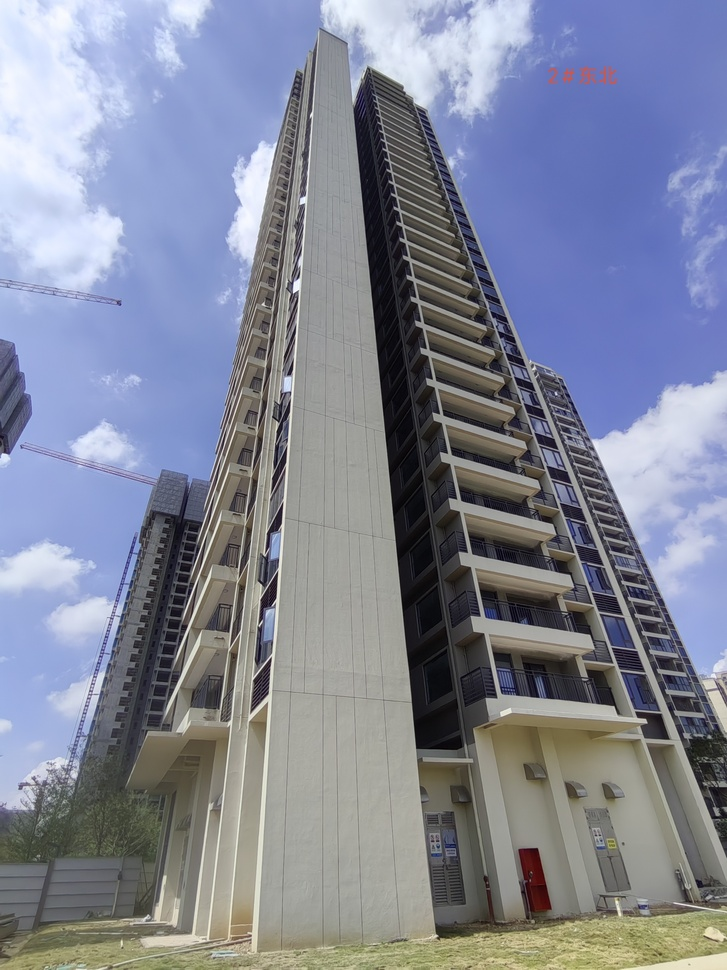
#> input picture facadeDetection/algorithms/data/northeast.jpg, 727 x 970 px, shrunk from 2448 x 3264 before the run; its folder holds only this picture in this run
$ python zheng2.py
#> lines starting #> are read from the running program, lines starting #| are printed output that depends on the picture
import cv2
import numpy as np
import os

def get_vertical_lines(image):
    gray = cv2.cvtColor(image, cv2.COLOR_BGR2GRAY)
    edges = cv2.Canny(gray, 50, 150, apertureSize=3)
    lines = cv2.HoughLinesP(edges, rho=1, theta=np.pi/180, threshold=100,
                            minLineLength=80, maxLineGap=10)

    vertical_lines = []
    if lines is not None:
        for line in lines:
            x1, y1, x2, y2 = line[0]
            angle = 90.0 if x2 == x1 else np.degrees(np.arctan2(abs(y2 - y1), abs(x2 - x1)))
            if angle > 70:
                vertical_lines.append((x1, y1, x2, y2))
    return vertical_lines

def compute_vanishing_point(lines):
    intersections = []
    for i in range(len(lines)):
        for j in range(i + 1, len(lines)):
            x1, y1, x2, y2 = lines[i]
            x3, y3, x4, y4 = lines[j]
            L1 = np.cross([x1, y1, 1], [x2, y2, 1])
            L2 = np.cross([x3, y3, 1], [x4, y4, 1])
            pt = np.cross(L1, L2)
            if pt[2] != 0:
                pt = pt / pt[2]
                intersections.append([pt[0], pt[1]])
    if not intersections: return None
    return np.median(intersections, axis=0)

def auto_rectify_and_crop(image_path, output_path="rectified_cropped.jpg"):
#> called with image_path = '../data/northeast.jpg'
    img = cv2.imread(image_path)
#> img is the input picture: shape (970, 727, 3); mean B, G, R 151.9, 134.9, 130
    if img is None:
        print("未找到图片，请检查路径。")
        return

    h, w = img.shape[:2]
#> h = 970; w = 727

    lines = get_vertical_lines(img)
#> in get_vertical_lines, `gray = cv2.cvtColor(image, cv2.COLOR_BGR2GRAY)`:
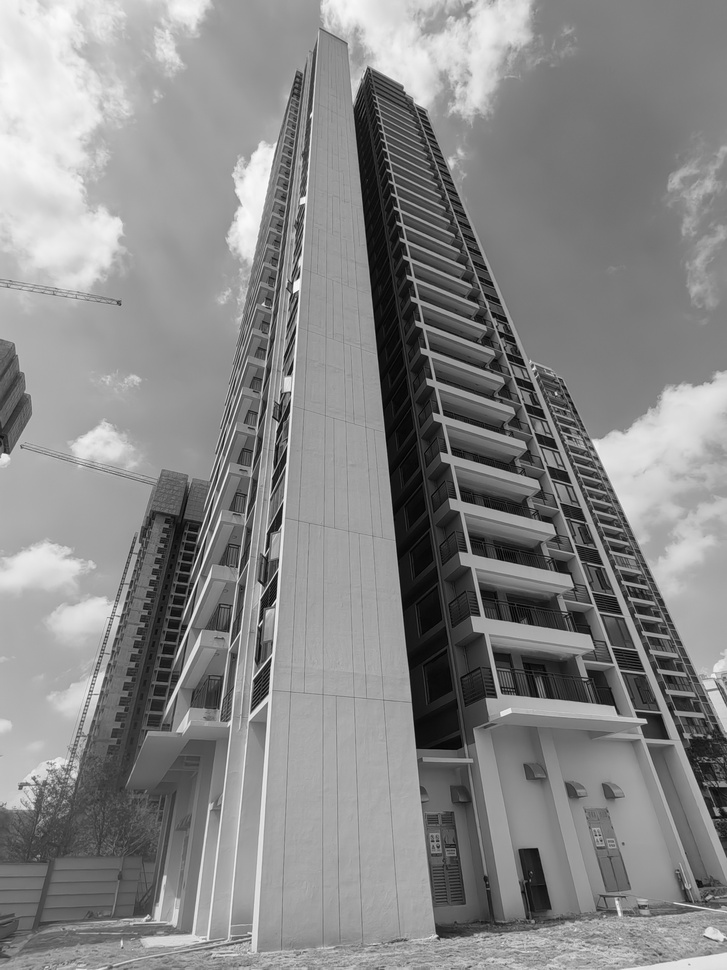
#> gray: shape (970, 727); min 0, max 254, mean 135.3
#> in get_vertical_lines, `edges = cv2.Canny(gray, 50, 150, apertureSize=3)`:
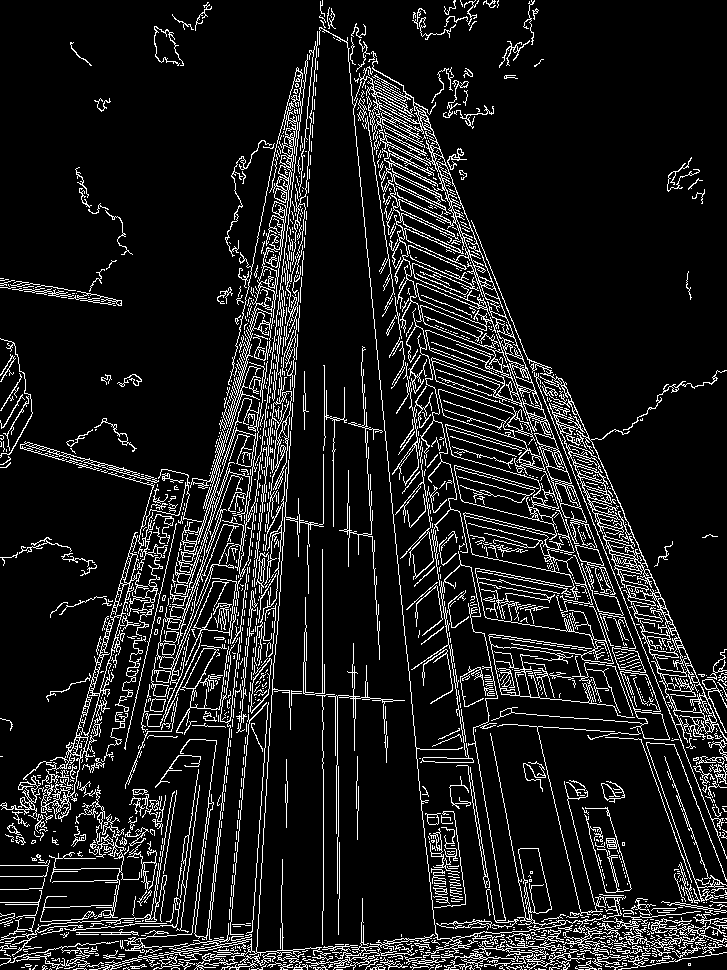
#> edges: shape (970, 727); 10.8% white in thin lines or dots
#> in get_vertical_lines, `lines = cv2.HoughLinesP(edges, rho=1, theta=np.pi/180, threshold=100, ..`: lines = 340 rows, first 6: [431, 520, 502, 968], [275, 654, 321, 5], [649, 754, 721, 953], [206, 967, 241, 632], [411, 96, 646, 742], [249, 969, 271, 653]
#> the loop in get_vertical_lines, `for line in lines:` made 340 passes
#> (x1, y1, x2, y2, angle) on passes 1 to 3: (431, 520, 502, 968, 80.99), (275, 654, 321, 5, 85.95), (649, 754, 721, 953, 70.11)
#> after the loop in get_vertical_lines, `for line in lines:`: vertical_lines = 193 items, first 6: (431, 520, 502, 968), (275, 654, 321, 5), (649, 754, 721, 953), (206, 967, 241, 632), (411, 96, 646, 742), (249, 969, 271, 653)
#> lines has the same summary as vertical_lines in get_vertical_lines
    vp = compute_vanishing_point(lines)
#> after the loop in compute_vanishing_point, `for i in range(len(lines)):`: intersections = 18505 pairs, first value -105539.7 to 286777, second value -293451.3 to 791580
#> vp = [327.7, -105.3]
    if vp is None: return
    vp_x, vp_y = vp
#> vp_x = 327.7; vp_y = -105.3

    cx, cy = w / 2.0, h / 2.0
#> cx = 363.5; cy = 485
    vp_y_centered = vp_y - cy
#> vp_y_centered = -590.3

    K = np.array([
        [1, 0, 0],
        [0, 1, 0],
        [0, -1.0 / vp_y_centered, 1]
    ])
#> K = [[1, 0, 0], [0, 1, 0], [0, 0.00169, 1]]

    T1 = np.array([[1, 0, -cx], [0, 1, -cy], [0, 0, 1]])
    T2 = np.array([[1, 0, cx], [0, 1, cy], [0, 0, 1]])
#> T2 = [[1, 0, 363.5], [0, 1, 485], [0, 0, 1]]
    H = T2.dot(K).dot(T1)
#> H = [[1, 0.616, -298.7], [0, 1.82, -398.5], [0, 0.00169, 0.178]]

    # 计算原图四个角在初始变换矩阵 H 下的坐标
    # 顺序：左上(TL), 右上(TR), 右下(BR), 左下(BL)
    corners = np.array([
        [0, 0], [w, 0], [w, h], [0, h]
    ], dtype='float32').reshape(-1, 1, 2)
#> corners = [[0, 0], [727, 0], [727, 970], [0, 970]]

    warped_corners = cv2.perspectiveTransform(corners, H).reshape(-1, 2)
#> warped_corners = [[-1674.8, -2234.6], [2401.8, -2234.6], [563, 751.2], [164, 751.2]]

    # 计算包含整个梯形的外部画布尺寸和偏移量
    x_min, y_min = np.int32(np.floor(warped_corners.min(axis=0)))
#> x_min = -1675; y_min = -2235
    x_max, y_max = np.int32(np.ceil(warped_corners.max(axis=0)))
#> x_max = 2402; y_max = 752
    new_w = x_max - x_min
#> new_w = 4077
    new_h = y_max - y_min
#> new_h = 2987

    T_offset = np.array([
        [1, 0, -x_min],
        [0, 1, -y_min],
        [0, 0, 1]
    ])
#> T_offset = [[1, 0, 1675], [0, 1, 2235], [0, 0, 1]]
    H_final = T_offset.dot(H)
#> H_final = [[1, 3.45, 0.031], [0, 5.61, 0.0646], [0, 0.00169, 0.178]]

    # 应用最终变换生成带有黑边的大图
    rectified_img = cv2.warpPerspective(img, H_final, (new_w, new_h))
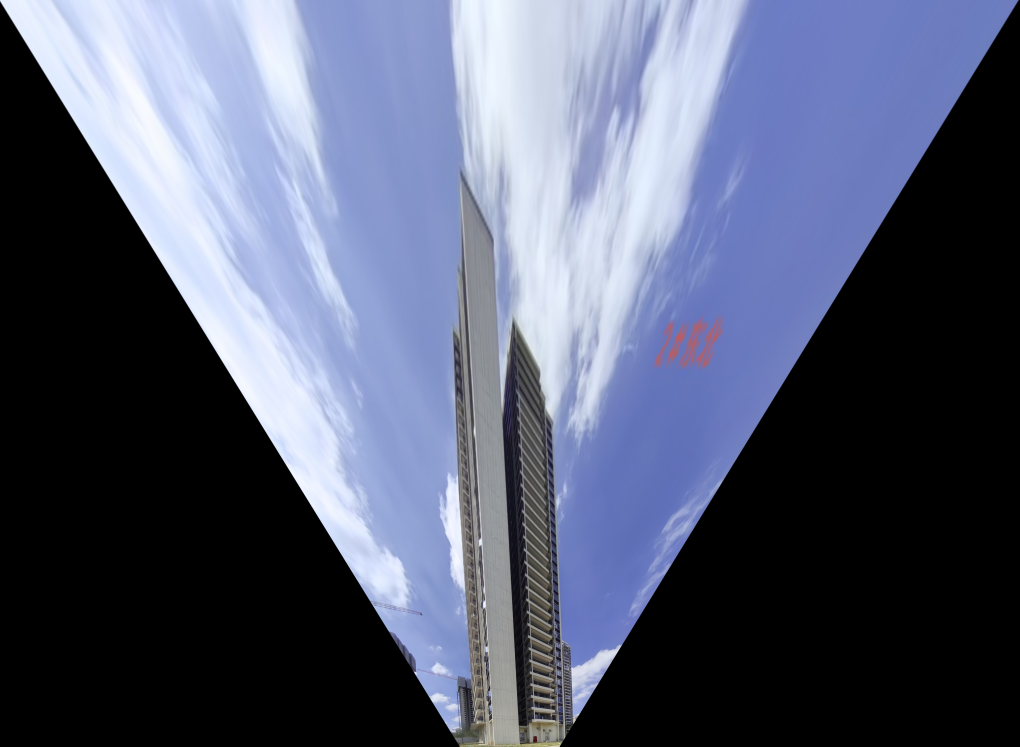
#> rectified_img: shape (2987, 4077, 3) (shown at 1/4 size); mean B, G, R 113, 91.2, 84.8

    # ================= 新增自动裁剪逻辑 =================
    # 利用最终矩阵 H_final 计算原图四个角在新图上的精准位置
    final_corners = cv2.perspectiveTransform(corners, H_final).reshape(-1, 2)
#> final_corners = [[0.174, 0.363], [4076.8, 0.363], [2238, 2986.2], [1839, 2986.2]]
    TL_f, TR_f, BR_f, BL_f = final_corners
#> TL_f = [0.174, 0.363]; TR_f = [4076.8, 0.363]; BR_f = [2238, 2986.2]; BL_f = [1839, 2986.2]

    # 寻找最大内接矩形（避开左右侧的黑色三角区域）
    # 左边界：左上和左下角点中 X 坐标偏右的那一个
    crop_left = int(max(TL_f[0], BL_f[0]))
#> crop_left = 1838
    # 右边界：右上和右下角点中 X 坐标偏左的那一个
    crop_right = int(min(TR_f[0], BR_f[0]))
#> crop_right = 2238
    # 上下边界同理
    crop_top = int(max(TL_f[1], TR_f[1]))
#> crop_top = 0
    crop_bottom = int(min(BL_f[1], BR_f[1]))
#> crop_bottom = 2986

    # 安全越界保护
    crop_left = max(0, crop_left)
    crop_top = max(0, crop_top)
    crop_right = min(new_w, crop_right)
    crop_bottom = min(new_h, crop_bottom)

    # 执行 NumPy 数组切片完成裁剪
    cropped_img = rectified_img[crop_top:crop_bottom, crop_left:crop_right]
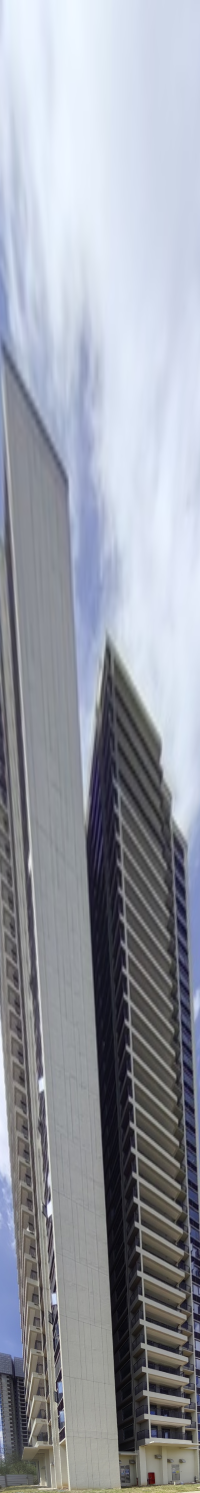
#> cropped_img: shape (2986, 400, 3) (shown at 1/2 size); mean B, G, R 164.1, 154.5, 150.5
    # ====================================================

    cv2.imwrite(output_path, cropped_img)
    print(f"处理完成！无黑边图片已保存至: {output_path}")

if __name__ == "__main__":
    for file_path in os.listdir("../data"):
        if file_path.endswith(".jpg"):
            auto_rectify_and_crop(os.path.join("../data", file_path), os.path.join("../data/guizheng", f"rectified_cropped_{file_path}"))

$ run again, on facadeDetection/algorithms/data/northwest.jpg
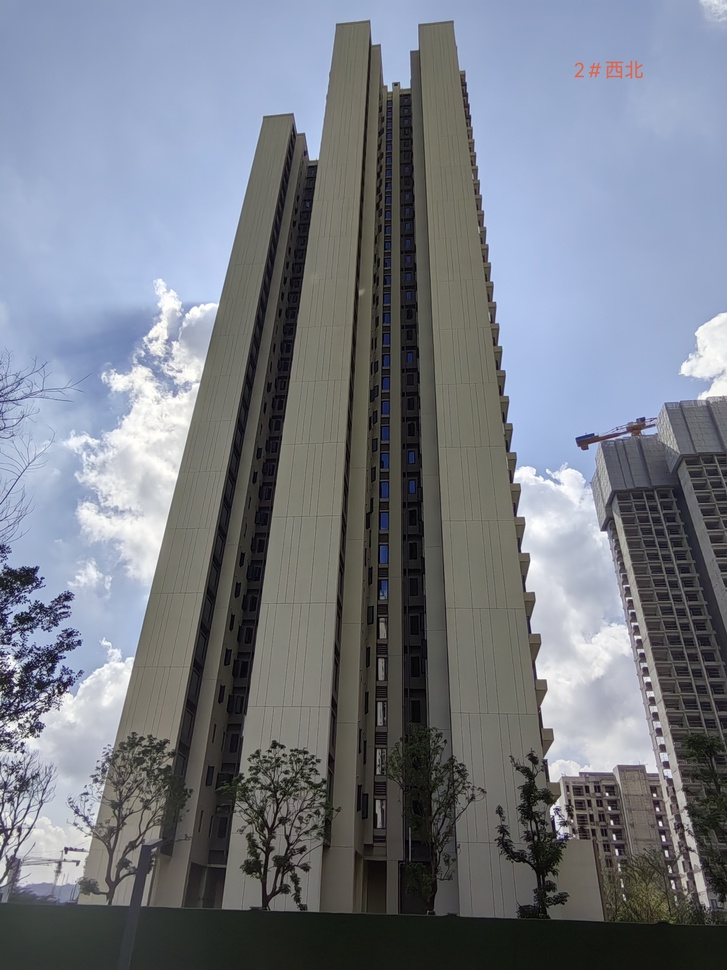
#> input picture facadeDetection/algorithms/data/northwest.jpg, 727 x 970 px, shrunk from 2448 x 3264 before the run
#> in auto_rectify_and_crop, img is the input picture: shape (970, 727, 3); mean B, G, R 133.1, 123.6, 118.5
#> in get_vertical_lines, `edges = cv2.Canny(gray, 50, 150, apertureSize=3)`:
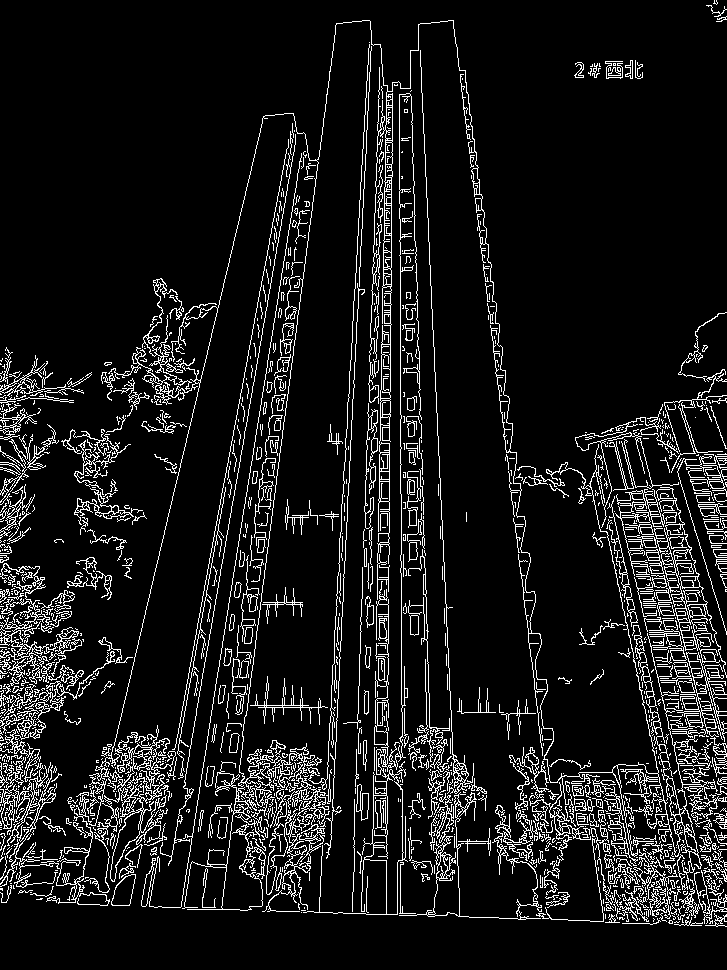
#> edges: shape (970, 727); 9.6% white in thin lines or dots
#> in get_vertical_lines, `lines = cv2.HoughLinesP(edges, rho=1, theta=np.pi/180, threshold=100, ..`: lines = 278 rows, first 6: [180, 907, 281, 273], [453, 20, 540, 734], [336, 727, 371, 41], [381, 389, 383, 240], [365, 516, 371, 338], [265, 910, 434, 916]
#> the loop in get_vertical_lines, `for line in lines:` made 278 passes
#> (x1, y1, x2, y2, angle) on passes 1 to 3: (180, 907, 281, 273, 80.95), (453, 20, 540, 734, 83.05), (336, 727, 371, 41, 87.08)
#> after the loop in get_vertical_lines, `for line in lines:`: vertical_lines = 189 items, first 6: (180, 907, 281, 273), (453, 20, 540, 734), (336, 727, 371, 41), (381, 389, 383, 240), (365, 516, 371, 338), (400, 493, 400, 219)
#> in auto_rectify_and_crop, `lines = get_vertical_lines(img)`: lines has the same summary as vertical_lines in get_vertical_lines
#> after the loop in compute_vanishing_point, `for i in range(len(lines)):`: intersections = 17167 pairs, first value -213794 to 991734, second value -5130843 to 14701238
#> vp = [395, -435.1]
#> vp_x = 395; vp_y = -435.1
#> vp_y_centered = -920.1
#> K = [[1, 0, 0], [0, 1, 0], [0, 0.00109, 1]]
#> H = [[1, 0.395, -191.6], [0, 1.53, -255.6], [0, 0.00109, 0.473]]
#> warped_corners = [[-405.1, -540.6], [1132.1, -540.6], [601.5, 802.6], [125.5, 802.6]]
#> x_min = -406; y_min = -541
#> x_max = 1133; y_max = 803
#> new_w = 1539
#> new_h = 1344
#> T_offset = [[1, 0, 406], [0, 1, 541], [0, 0, 1]]
#> H_final = [[1, 0.836, 0.405], [0, 2.12, 0.207], [0, 0.00109, 0.473]]
#> final_corners = [[0.857, 0.438], [1538.1, 0.438], [1007.5, 1343.6], [531.5, 1343.6]]
#> TL_f = [0.857, 0.438]; TR_f = [1538.1, 0.438]; BR_f = [1007.5, 1343.6]; BL_f = [531.5, 1343.6]
#> crop_left = 531
#> crop_right = 1007
#> crop_top = 0
#> crop_bottom = 1343
#> in auto_rectify_and_crop, `cropped_img = rectified_img[crop_top:crop_bottom, crop_left:crop_right]`:
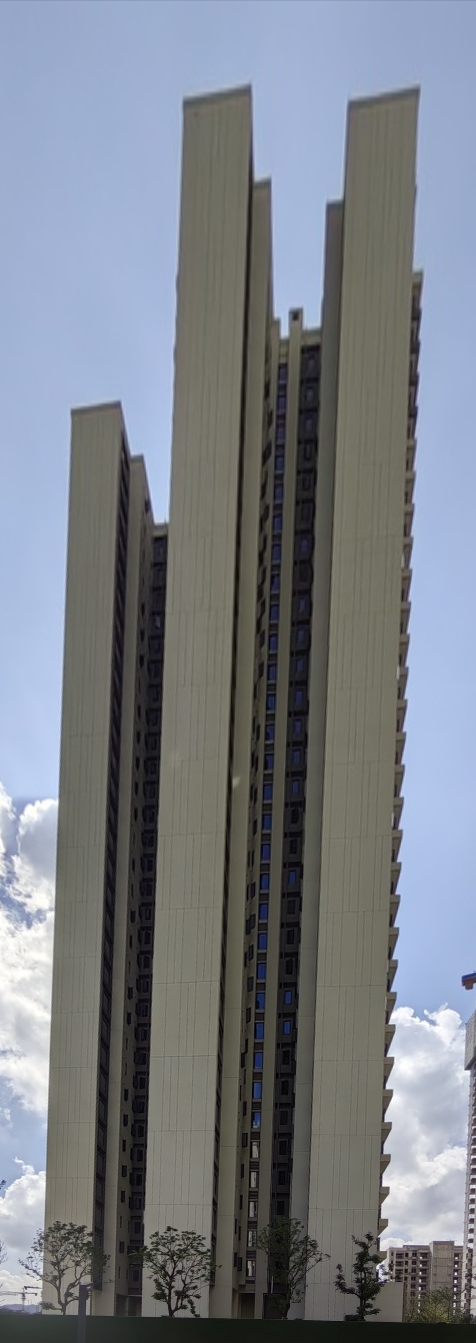
#> cropped_img: shape (1343, 476, 3); mean B, G, R 134, 126.2, 121.2
